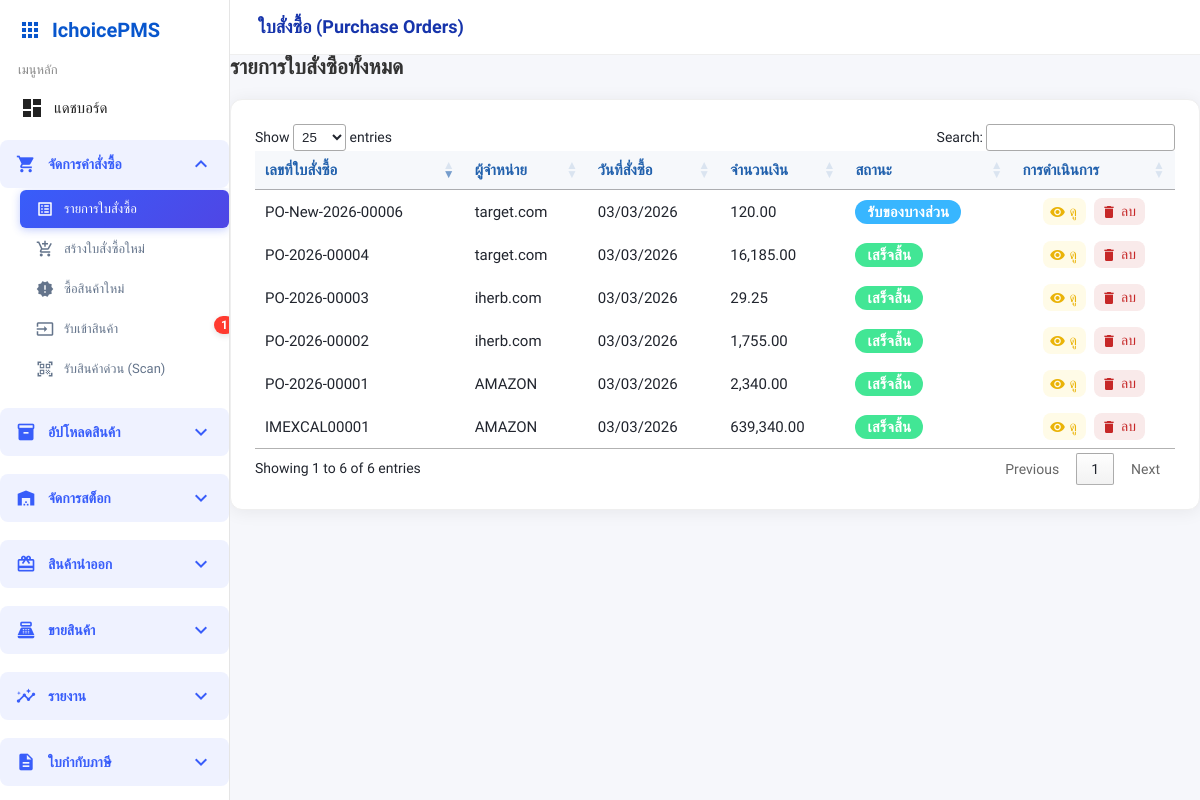
The page /orders/purchase_orders.php on the database its author committed.
### tables this page shows
CREATE TABLE `purchase_orders` (
  `po_id` int(11) NOT NULL AUTO_INCREMENT,
  `po_number` varchar(20) DEFAULT NULL,
  `supplier_id` int(11) DEFAULT NULL COMMENT 'ลูกค้า',
  `order_date` datetime DEFAULT NULL,
  `total_amount` decimal(12,2) DEFAULT NULL,
  `ordered_by` int(11) DEFAULT NULL COMMENT 'ผู้บันทึก',
  `status` enum('pending','partial','completed','cancel') DEFAULT NULL,
  `remark` text DEFAULT NULL,
  `created_at` datetime NOT NULL DEFAULT current_timestamp() ON UPDATE current_timestamp(),
  `currency_id` int(11) DEFAULT 1 COMMENT 'สกุลเงินที่ใช้',
  `exchange_rate` decimal(10,6) DEFAULT 1.000000 COMMENT 'อัตราแลกเปลี่ยนขณะสั่งซื้อ',
  `total_amount_original` decimal(15,2) DEFAULT 0.00 COMMENT 'ยอดรวมในสกุลเงินต้นฉบับ',
  `total_amount_base` decimal(15,2) DEFAULT 0.00 COMMENT 'ยอดรวมในสกุลเงินฐาน (บาท)',
  PRIMARY KEY (`po_id`),
  KEY `fk_purchase_orders_currency` (`currency_id`)
);

CREATE TABLE `suppliers` (
  `supplier_id` int(11) NOT NULL AUTO_INCREMENT,
  `name` varchar(100) NOT NULL,
  `phone` varchar(30) DEFAULT NULL,
  `email` varchar(100) DEFAULT NULL,
  `address` text DEFAULT NULL,
  PRIMARY KEY (`supplier_id`)
);

### orders/purchase_orders.php (the view, shortened to what this page needs)
<?php
include '../templates/sidebar.php';
$sql = "SELECT po.po_id, po.po_number, po.order_date, po.total_amount, po.status,
            s.name
        FROM purchase_orders po
        LEFT JOIN suppliers s ON po.supplier_id = s.supplier_id
        ORDER BY po.po_id DESC";
$stmt = $pdo->prepare($sql);
$stmt->execute();
$rows = $stmt->fetchAll();
?>
<!DOCTYPE html>
<html lang="th">
<head>
    <link rel="stylesheet" href="../assets/base.css">
    <link rel="stylesheet" href="../assets/sidebar.css">
    <link rel="stylesheet" href="../assets/components.css">
    <link rel="stylesheet" href="https://cdn.datatables.net/1.13.6/css/jquery.dataTables.min.css">
</head>
<body>
    <div class="mainwrap">
        <div class="topbar">
            ใบสั่งซื้อ (Purchase Orders)
        </div>
        <div class="main">
            <div class="action-bar" style="margin-bottom: 20px; display: flex; justify-content: space-between; align-items: center;">
                <h2 style="margin: 0; color: #333;">รายการใบสั่งซื้อทั้งหมด</h2>
            </div>
            <div class="card table-card mt-3">
                <div class="table-responsive">
                    <table id="po-table" class="table-po table table-bordered table-hover align-middle mb-0">
                        <thead>
                            <tr>
                                <th>เลขที่ใบสั่งซื้อ</th>
                                <th>ผู้จำหน่าย</th>
                                <th>วันที่สั่งซื้อ</th>
                                <th>จำนวนเงิน</th>
                                <th>สถานะ</th>
                                <th>การดำเนินการ</th>
                            </tr>
                        </thead>
                        <tbody>
                            <?php foreach($rows as $r): ?>
                            <tr>
                                <td><?=htmlspecialchars($r['po_number'])?></td>
                                <td><?=htmlspecialchars($r['name'])?></td>
                                <td><?=date('d/m/Y', strtotime($r['order_date']))?></td>
                                <td><?=number_format($r['total_amount'],2)?></td>
                                <td>
                                    <?php
                                        switch($r['status']) {
                                        case 'partial':   echo '<span class="status-chip status-approved">รับของบางส่วน</span>'; break;
                                        case 'completed': echo '<span class="status-chip status-received">เสร็จสิ้น</span>'; break;
                                        }
                                    ?>
                                </td>
                                <td>
                                    <div class="action-btns">
                                        <a class="icon-btn view" href="#" data-po="<?=$r['po_id']?>" onclick="openPoView(event, this)">
                                            <span class="material-icons">visibility</span> ดู
                                        </a>
                                        <a class="icon-btn delete" href="#" onclick="deletePo(event, <?= $r['po_id'] ?>)">
                                            <span class="material-icons">delete</span> ลบ
                                        </a>
                                    </div>
                                </td>
                            </tr>
                            <?php endforeach;?>
                        </tbody>
                    </table>
                </div>
            </div>
        </div>
    </div>
</body>
</html>

### assets/base.css (style rules this page uses)
:root { --brand: #1634ab; --bg: #f6f7fb; --card: #fff; --border: #efefef; --accent: #eeffed; --danger: #f56565; --success: #32c671; --pending: #ffd45e; --text: #21252e; --muted: #7d869c; --font-base: 14px; }
* { box-sizing: border-box; }
body { margin: 0; background: var(--bg); font-family: 'Prompt', sans-serif; color: var(--text); font-size: var(--font-base); }

### assets/sidebar.css (style rules this page uses)
@media (min-width: 901px) { .mainwrap { margin-left: 230px; transition: margin-left 0.2s; } }

### assets/components.css (style rules this page uses)
.topbar { background: var(--card); border-bottom: 1px solid var(--border); height: 55px; display: flex; align-items: center; padding: 0 28px; font-size: 18px; font-weight: 600; color: var(--brand); position: sticky; top: 0; z-index: 6; }
.action-btns { display: flex; gap: 5px; }
.icon-btn { display: flex; align-items: center; gap: 4px; padding: 4px 10px; border-radius: 6px; font-size: 13px; font-weight: 500; text-decoration: none; border: 1px solid #ccc; transition: all .2s ease; }
.icon-btn .material-icons { font-size: 16px; }
.icon-btn.view { background: #f8f9fa; color: #0d6efd; border-color: #dee2e6; }
.icon-btn.delete { background: #fff; color: #dc3545; border-color: #f5c6cb; }
.card { background: var(--card); border-radius: 20px; box-shadow: 0 6px 24px #7090c61a; margin-bottom: 28px; padding: 28px 30px; border: 1px solid var(--border); position: relative; }
.table-card { background:#fff; border-radius:12px; box-shadow:0 2px 18px #0001; padding:24px; max-width:1200px; margin:auto; }
.table-po th, .table-po td { text-align:center; vertical-align:middle; padding:9px 12px; font-size: 15px; white-space: nowrap; }
.table-po thead th { background:#f6f8fb; color:#2261ad; border-bottom:1.5px solid #d1d7e0; font-weight: 600; }
.table-po td { text-align: left; vertical-align: middle; }
.status-chip { display: inline-block; padding: 3px 12px; border-radius: 12px; font-size: 0.98em; font-weight: 600; letter-spacing: 0.3px; color: #fff; }
.status-approved { background: #38b6ff; }
.status-received { background: #42e695; }
.action-btns { display: flex; gap: 8px; justify-content:center; }
.icon-btn { display: inline-flex; align-items: center; gap: 4px; background: #f5f7fa; color: #285599; border: none; outline:none; border-radius: 8px; font-weight: 500; padding: 5px 9px 5px 7px; font-size: 14px; cursor: pointer; text-decoration: none; transition: background 0.14s, color 0.14s; }
.icon-btn.view { background: #fffbe7; color: #eab308; }
.icon-btn.delete { background: #f9eaea; color: #c62828; }

### templates/sidebar.php (style rules this page uses)
body { margin: 0; font-family: 'Prompt', sans-serif; }

### rows shown on the page
purchase_orders: po_number "PO-New-2026-00006", supplier.name "target.com", order_date "03/03/2026", total_amount "120.00", status "รับของบางส่วน"
purchase_orders: po_number "PO-2026-00004", supplier.name "target.com", order_date "03/03/2026", total_amount "16,185.00", status "เสร็จสิ้น"
purchase_orders: po_number "PO-2026-00003", supplier.name "iherb.com", order_date "03/03/2026", total_amount "29.25", status "เสร็จสิ้น"
purchase_orders: po_number "PO-2026-00002", supplier.name "iherb.com", order_date "03/03/2026", total_amount "1,755.00", status "เสร็จสิ้น"
purchase_orders: po_number "PO-2026-00001", supplier.name "AMAZON", order_date "03/03/2026", total_amount "2,340.00", status "เสร็จสิ้น"
purchase_orders: po_number "IMEXCAL00001", supplier.name "AMAZON", order_date "03/03/2026", total_amount "639,340.00", status "เสร็จสิ้น"

### other values the page prints
$pending_product_count "1"
